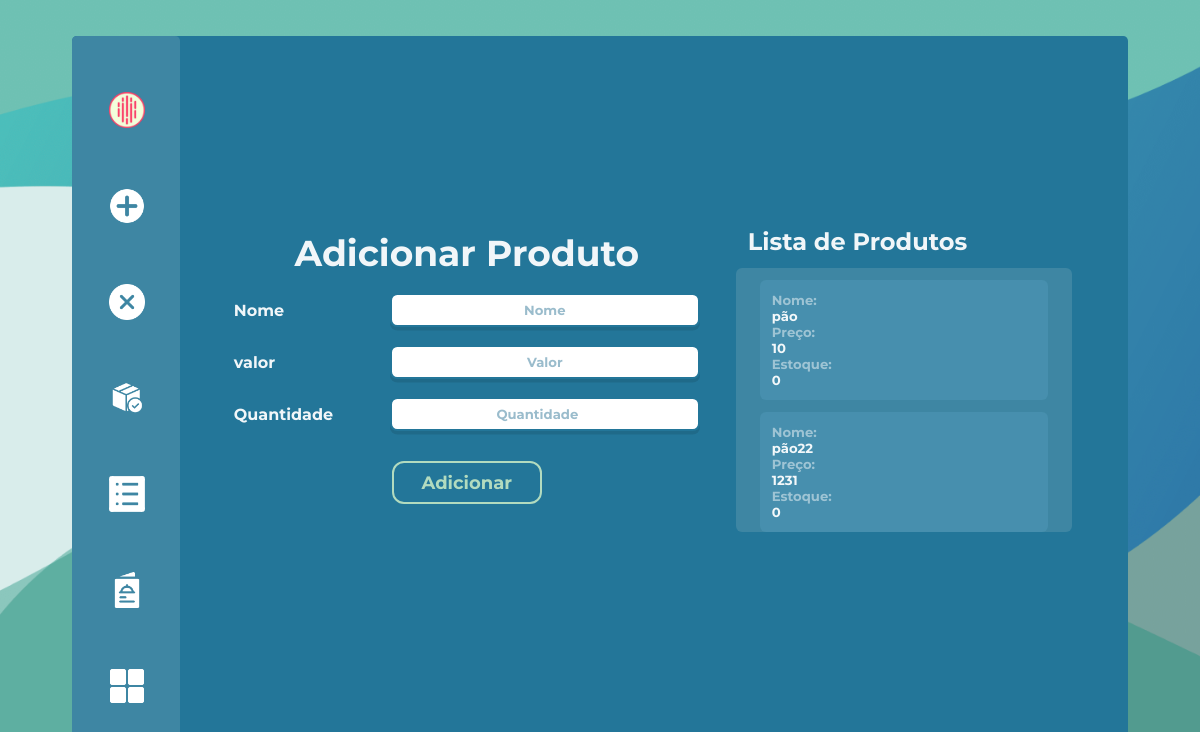
The app's page /adicionarProduto (signed in), older data.
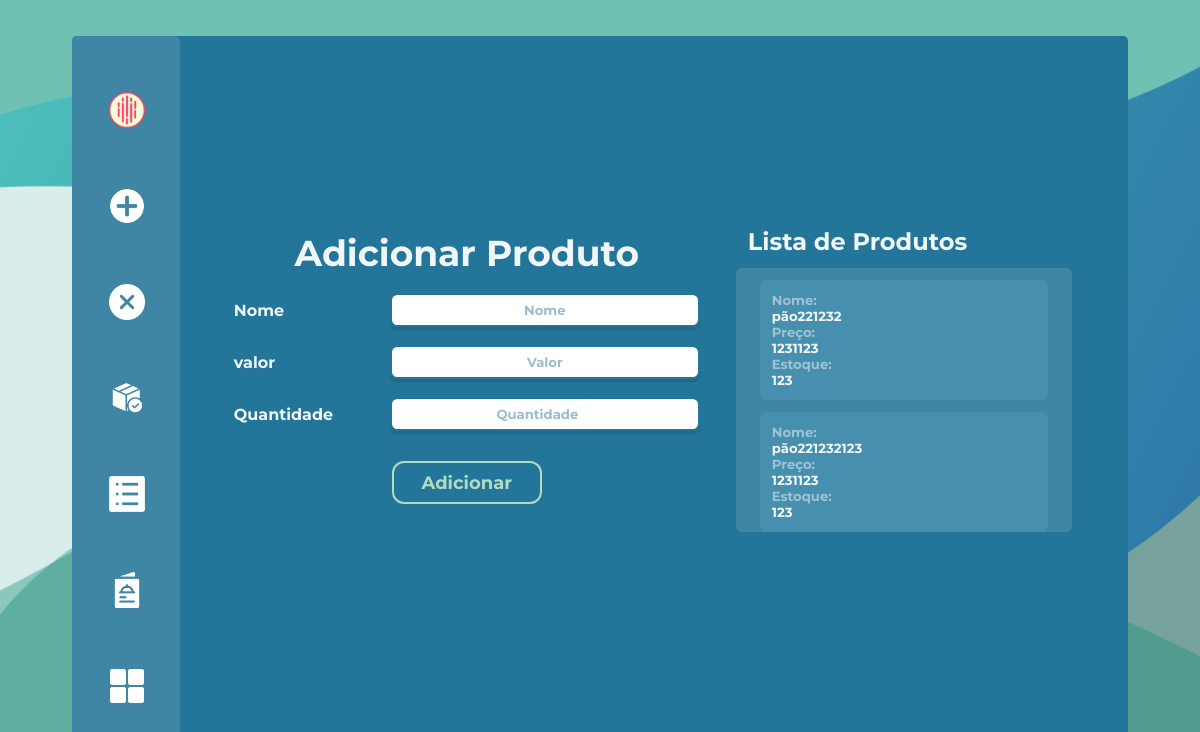
The same page, newer data.
### projeto/models.py (models this page shows)
class Produto(db.Model):
    id = db.Column(db.Integer, primary_key = True)
    lanche = db.Column(db.String(length=30), nullable=False)
    valor = db.Column(db.Integer, nullable=False)
    quantidade = db.Column(db.Integer, nullable=False)

### projeto/routes.py (the view, shortened to what this page needs)
@app.route('/adicionarProduto', methods=['GET', 'POST'])
@login_required
@user_type_required("funcionario", "adm")
def addProduto():
    form = adicionarProduto()
    produtos = Produto.query.all()
    return render_template("adicionarProduto.html", form = form, produtos=produtos)

### projeto/forms.py
class adicionarProduto(FlaskForm):
    lanche = StringField(label="Nome", validators=[DataRequired()])
    valor = FloatField(label="valor", validators=[NumberRange(min=1), DataRequired()])
    quantidade = IntegerField(validators=[DataRequired(),NumberRange(min=1)])
    submit = SubmitField(label="Adicionar")

### projeto/models.py (called while the page is built)
@login_manager.user_loader
def load_user(user_id):
    user_type = session.get('user_type')
    if user_type == 'responsavel':
        return Responsavel.query.get(int(user_id))
    elif user_type == 'dependente':
        return Dependente.query.get(int(user_id))
    elif user_type == 'funcionario':
        return Funcionario.query.get(int(user_id))
    elif user_type == 'adm':
        return ADM.query.get(int(user_id))
    return None

### projeto/templates/adicionarProduto.html (shortened to what this page needs)
{% extends 'baseFuncionario.html' %}
{% block conteudo %}
<section class="section_adicionar_estoque">
    <form method="POST" class="formsDependente">
        <h1 class="tituloComprarProduto">Adicionar Produto</h1>
        <div class="flex">
        {{form.lanche.label(class="labelLogin")}}
        {{form.lanche(class="formsLoginBox", placeholder="Nome")}}
        </div>
        <div class="flex">
        {{form.valor.label(class="labelLogin")}}
        {{form.valor(class="formsLoginBox", placeholder="Valor")}}
    </div>
        <div class="flex">
        {{form.quantidade.label(class="labelLogin")}}
        {{form.quantidade(class="formsLoginBox", placeholder="Quantidade")}}
    </div>
        {{form.submit(class="botãoContainer1")}}
    </form>
    <div class="lista">
        <h1>Lista de Produtos</h1>
        <div class="dadosLista">
        {% for i in produtos %}
        <div>
            <p>Nome: <p class="saldoText">{{ i.lanche}}</p></p>
            <p>Preço: <p class="saldoText">{{ i.valor}}</p></p>
            <p>Estoque: <p class="saldoText">{{ i.quantidade}}</p></p>
        </div>
        {% endfor%}
</section>
{%endblock%}

Row changes from the older to the newer data that the page shows:
removed Produto: lanche "pão", valor "10", quantidade "0"
removed Produto: lanche "pão22", valor "1231", quantidade "0"
now on this page (row unchanged): Produto: lanche "pão221232", valor "1231123", quantidade "123"
now on this page (row unchanged): Produto: lanche "pão221232123", valor "1231123", quantidade "123"
